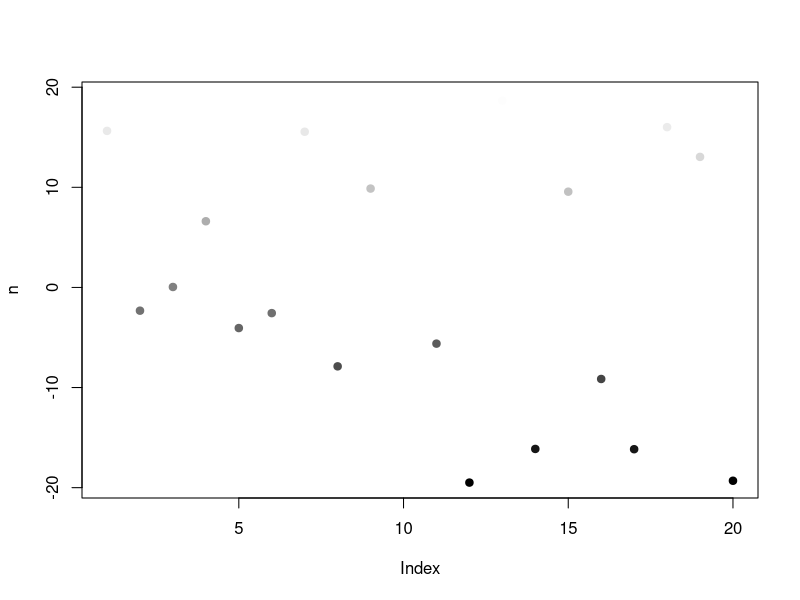
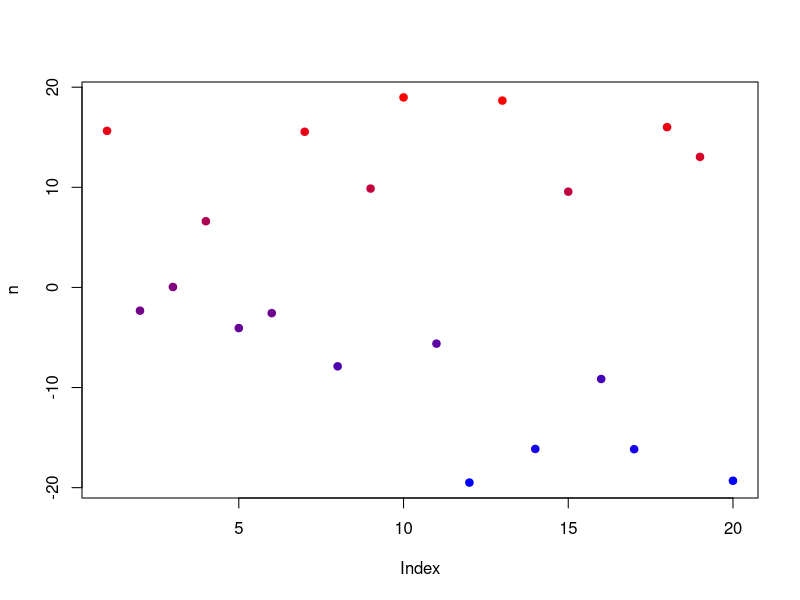
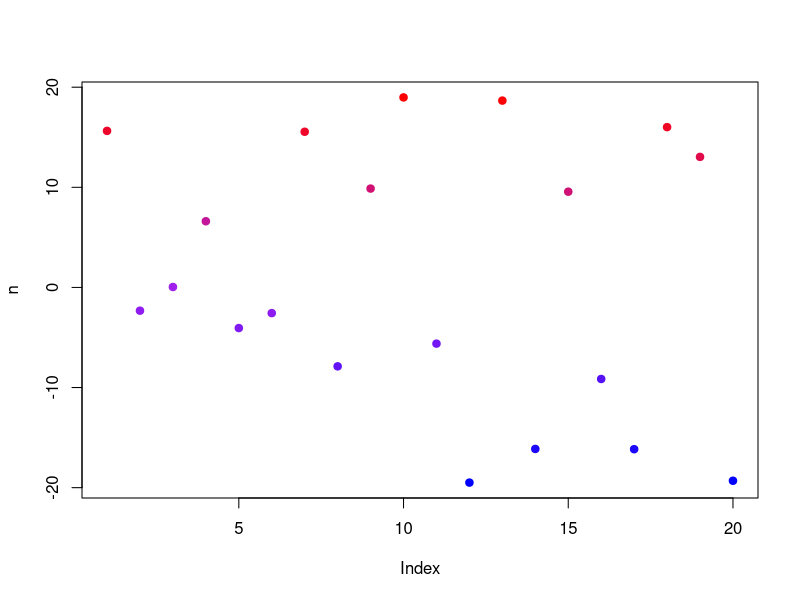
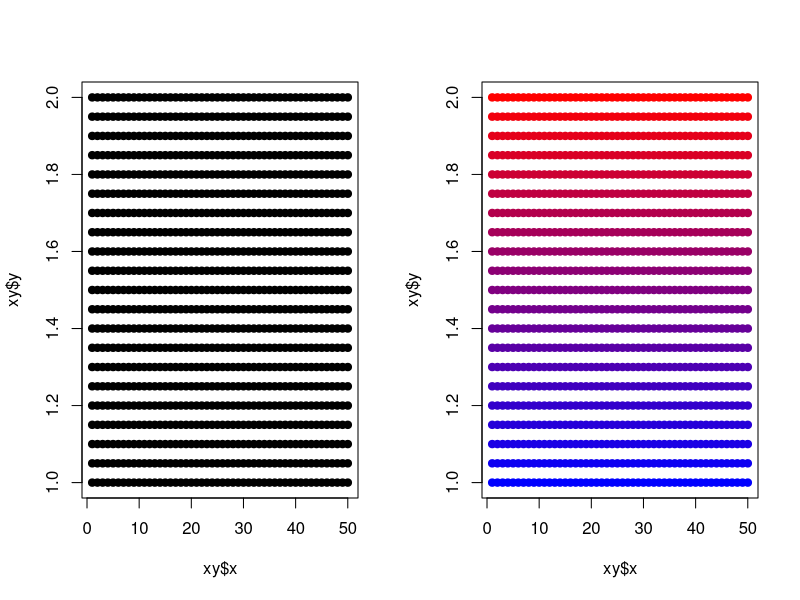
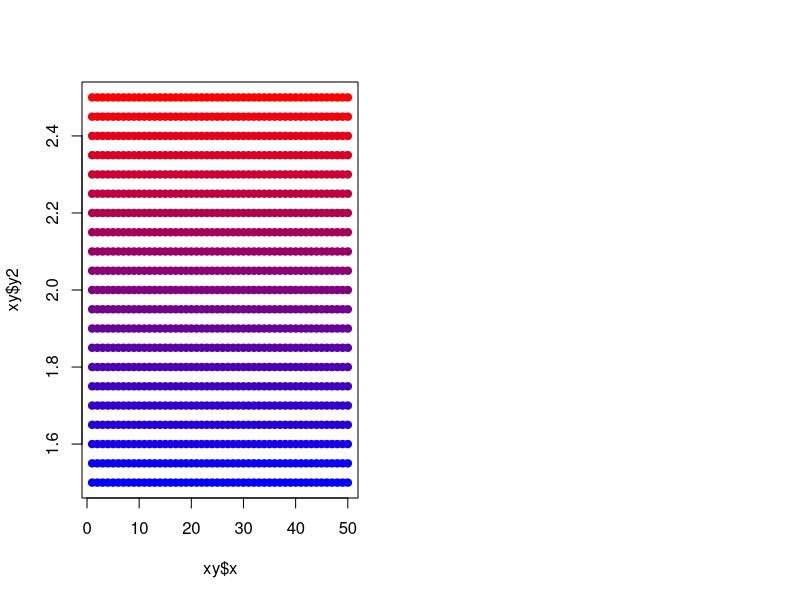
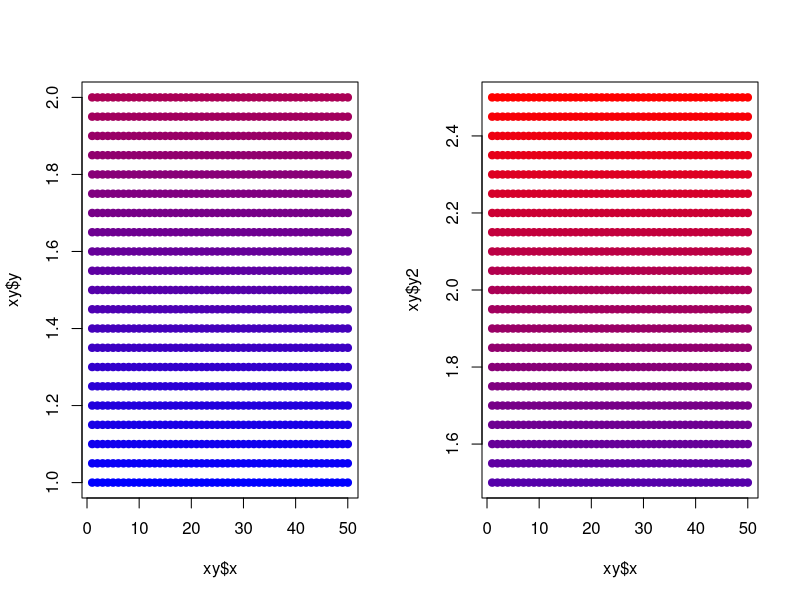

Write R code to recreate these figures, in order.
### Title: Vignette of scale_color_base() function
###
### Author: Michael Koontz
### Email: mikoontz@gmail.com
###
### Date Created: 20151018
### Last Modified: 20151018
###
### Intention: Example uses of convenience function for base R that maps values to a continuous palette.

scale_color_base <- function(value, colors=c("black", "white"), na.rm=FALSE, mapToRange=range(value, na.rm=na.rm), alpha=1)
{
  
  # Recasting subtracts the minimum from all elements of the value vector and divides by the maximum of the frame-shifed vector. Use na.rm=TRUE if there are NAs. The result is a vector with a length of length(value) of 0's and 1's. Values below the minimum value get a 0 and values above the maximum value get a 1.
  recast_value <- (value - mapToRange[1]) / (diff(mapToRange))
  recast_value[recast_value < 0] <- 0
  recast_value[recast_value > 1] <- 1
  
  # Use the colorRamp function to create a function that will parse values into a 3-column matrix of rgb fields. Specify the range that the colors should span (low to high)
  color_fnc <- colorRamp(colors=colors)
  
  # Define the plot colors by calling the rgb() function. Divide the 3-column matrix result of color.fnc by 255 such that values remain between 0 and 1.
  plot_colors <- rgb(color_fnc(recast_value)/255, alpha=alpha)
  
  return (plot_colors)
}

#-------------
# Example use
#-------------

set.seed(0727)
# Vector to that we want mapped to a color palette
n <- runif(20, min=-20, max=20)

# Default is black to white
plot(n, col=scale_color_base(n), pch=19)

# Colors can be set using the colors= argument
plot(n, col=scale_color_base(n, colors=c("blue", "red")), pch=19)

# More than two colors are possible
plot(n, col=scale_color_base(n, colors=c("blue", "purple", "red")), pch=19)



# Fix the numeric range to map the values to. Useful for comparing two vectors with the same color palette.
par(mfrow=c(1,2))
x <- 1:50
y <- seq(from=1, to=2, by=0.05)
xy <- expand.grid(x, y)
names(xy) <- c("x", "y")

plot(x=xy$x, y=xy$y, pch=19)

# Use the scale_color_base() function to map to the range of the x*y values
plot(x=xy$x, y=xy$y, pch=19, col=scale_color_base((xy$y), colors=c("blue", "red")))

# New variable y2 is 0.5 greater (50% of original range) than y. Mapping to its range will show the exact same plot as when the range was 1 to 2 as when the range is 1.5 to 2.5:
xy$y2 <- xy$y + 0.5
plot(x=xy$x, y=xy$y2, pch=19, col=scale_color_base((xy$y2), colors=c("blue", "red")))

# But if we want to compare the two ranges side by side, we want the color palette to reflect that the second range is greater than the first. So we can use the mapToRange to fix the range that we want to map the values of each vector to.
par(mfrow=c(1,2))
# The range we want to map to is the min and max of the WHOLE range of the data, including both vectors.
new_range <- range(c(xy$y, xy$y2))
new_range

plot(x=xy$x, y=xy$y, pch=19, col=scale_color_base((xy$y), colors=c("blue", "red"), mapToRange=new_range))

plot(x=xy$x, y=xy$y2, pch=19, col=scale_color_base((xy$y2), colors=c("blue", "red"), mapToRange=new_range))